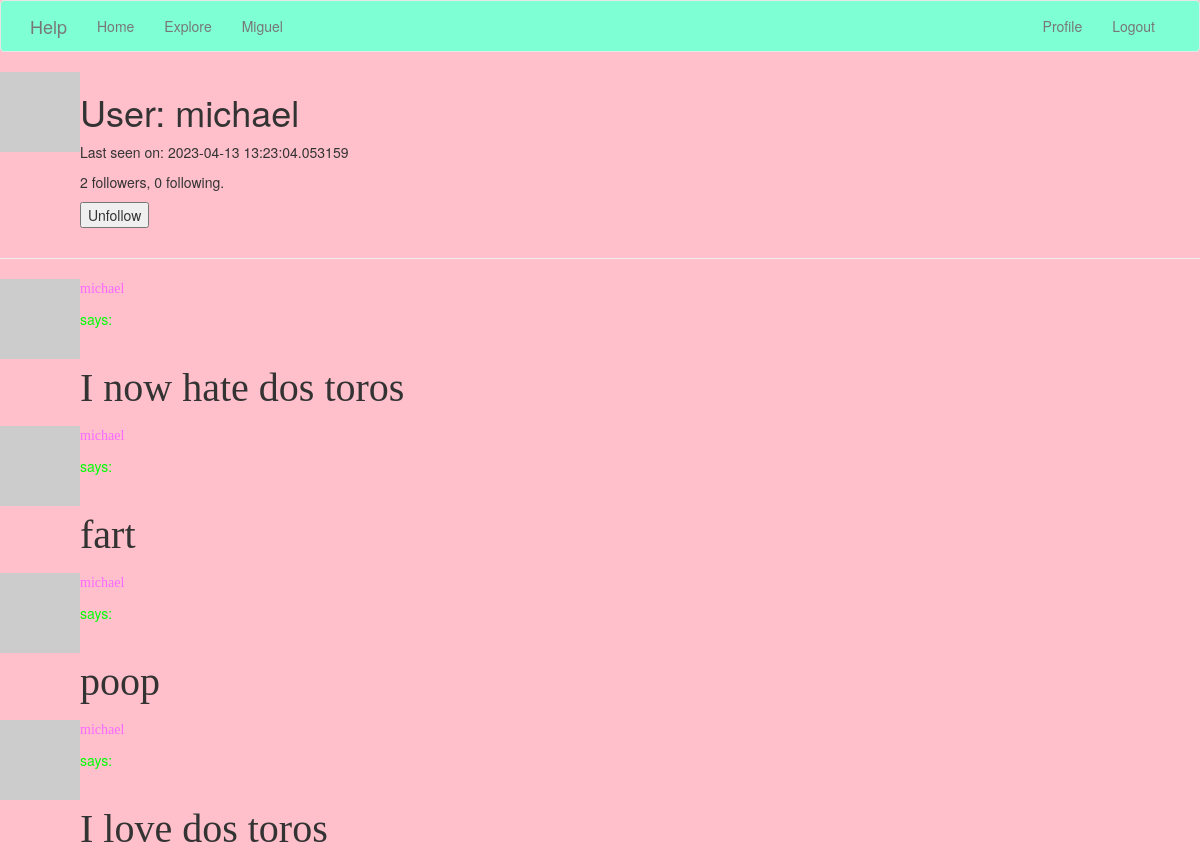
Page /user/michael (signed in) on the committed database.
### app/models.py (models this page shows, shortened)
class User(UserMixin, db.Model):
    id = db.Column(db.Integer, primary_key=True)
    username = db.Column(db.String(64), index=True, unique=True)
    email = db.Column(db.String(120), index=True, unique=True)
    password_hash = db.Column(db.String(128))
    posts = db.relationship('Post', backref='author', lazy='dynamic')
    about_me = db.Column(db.String(140))
    last_seen = db.Column(db.DateTime, default=datetime.utcnow)
    followed = db.relationship(
        'User', secondary=followers,
        primaryjoin=(followers.c.follower_id == id),
        secondaryjoin=(followers.c.followed_id == id),
        backref=db.backref('followers', lazy='dynamic'), lazy='dynamic')
    def avatar(self, size):
        digest = md5(self.email.lower().encode('utf-8')).hexdigest()
        return 'https://www.gravatar.com/avatar/729e26a2a2c7ff24a71958d4aa4e5f35'.format(
            digest, size)
    def is_following(self, user):
        return self.followed.filter(
            followers.c.followed_id == user.id).count() > 0

class Post(db.Model):
    id = db.Column(db.Integer, primary_key=True)
    body = db.Column(db.String(140))
    timestamp = db.Column(db.DateTime, index=True, default=datetime.utcnow)
    user_id = db.Column(db.Integer, db.ForeignKey('user.id'))

### app/routes.py (the view)
@app.route('/user/<username>')
@login_required
def user(username):
    user = User.query.filter_by(username=username).first_or_404()
    page = request.args.get('page', 1, type=int)
    posts = user.posts.order_by(Post.timestamp.desc()).paginate(
        page=page, per_page=app.config['POSTS_PER_PAGE'], error_out=False)
    next_url = url_for('user', username=user.username, page=posts.next_num) \
        if posts.has_next else None
    prev_url = url_for('user', username=user.username, page=posts.prev_num) \
        if posts.has_prev else None
    form = EmptyForm()
    return render_template('user.html', user=user, posts=posts.items,
                           next_url=next_url, prev_url=prev_url, form=form)

### app/forms.py
class EmptyForm(FlaskForm):
    submit = SubmitField('Submit')

### app/models.py (called while the page is built)
@login.user_loader
def load_user(id):
    return User.query.get(int(id))

### app/routes.py (called while the page is built)
@app.before_request
def before_request():
    if current_user.is_authenticated:
        current_user.last_seen = datetime.utcnow()
        db.session.commit()

### app/templates/user.html (shortened to what this page needs)
{% extends "base.html" %}
{% block content %}
    <table>
        <tr valign="top">
            <td><img src="{{ user.avatar(128) }}"></td>
            <td>
                <h1>User: {{ user.username }}</h1>
                {% if user.last_seen %}<p>Last seen on: {{ user.last_seen }}</p>{% endif %}
                <p>{{ user.followers.count() }} followers, {{ user.followed.count() }} following.</p>
                {% if user == current_user %}
                <p><a href="{{ url_for('edit_profile') }}">Edit your profile</a></p>
                {% else %}
                <p>
                    <form action="{{ url_for('unfollow', username=user.username) }}" method="post">
                        {{ form.submit(value='Unfollow') }}
                    </form>
                </p>
                {% endif %}
            </td>
        </tr>
    </table>
    <hr>
    {% for post in posts %}
        {% include '_post.html' %}
    {% endfor %}
{% endblock %}

### app/templates/_post.html
    <table>
        <tr valign="top">
            <td><img src="{{ post.author.avatar(36) }}"></td>
            <td>
                <a href="{{ url_for('user', username=post.author.username) }}">
                    <p style="font-family: Impact; color: #FA69FF" >{{ post.author.username }} </p>
                </a>
              <body style="background-color:pink;">
              <p style="color: #00FF04">  says:</p><br><p style="font-family: Brush Script MT; font-size: 40px"> {{ post.body }} </p>
              </body>
            </td>
        </tr>
    </table>

### rows in the picture
User: username "michael", last_seen "2023-04-13 13:23:04.053159"
Post: author.username "michael", body "I now hate dos toros"
Post: author.username "michael", body "fart"
Post: author.username "michael", body "poop"
Post: author.username "michael", body "I love dos toros"

### other values in the picture
{{ user.followers.count() }} "2"
{{ user.followed.count() }} "0"
